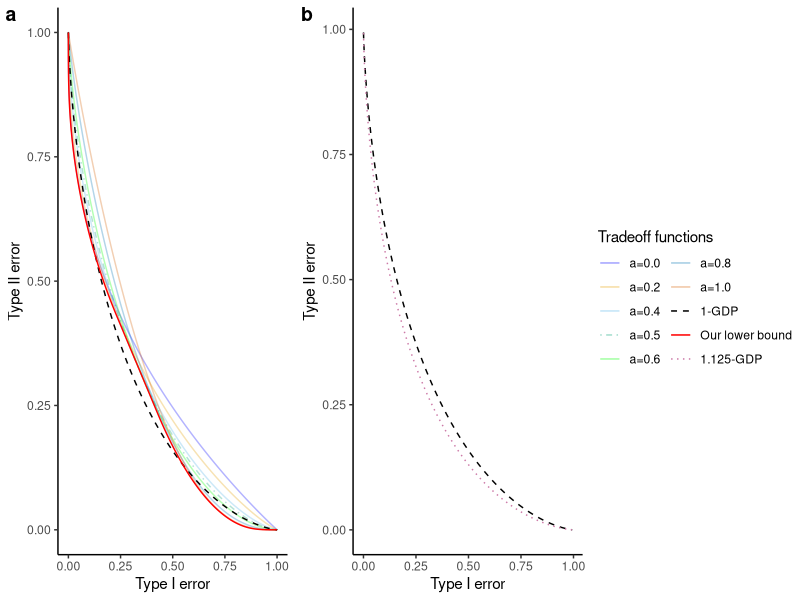
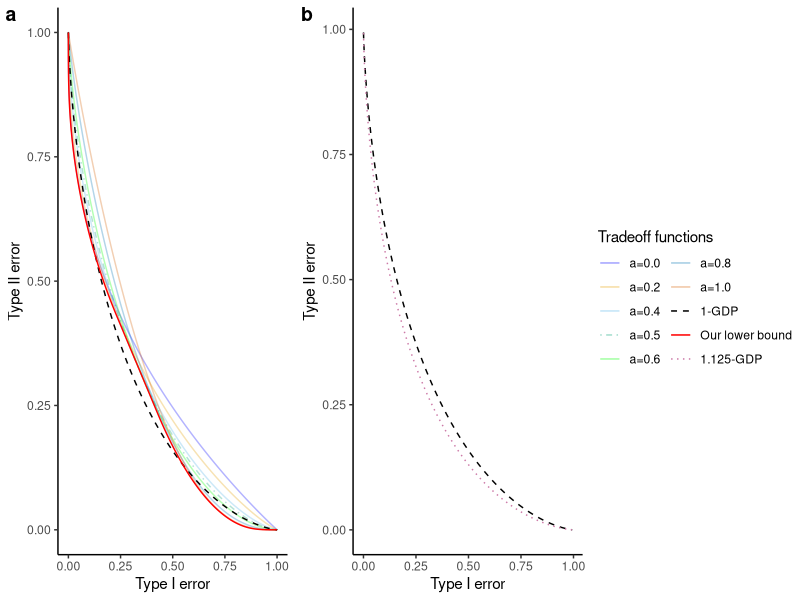

The R source for these figures, in order:
library(rmutil)
library(ggplot2)
mu=1

N=100
k = seq(0,N)
p = dbinom(k,size=N,prob=1/N)

T = seq(-50,50, length=10001)

 
plot_width = 3
plot_height = 2.5
alpha_val = 0.6
line_type_val = 1

# 0 vs 1
shift = 0
typeI = function(t){
  k=seq(0,N)
  error=p[1:(N+1)]%*%(1-pnorm(t+k*mu*(shift)))
  return(error)
}
typeII = function(t){
  k=seq(0,N)
  error = p[1:(N+1)]%*%pnorm(t-k*mu*(1-shift))
  return(error)
}
Ivec1 = sapply(T,typeI)
IIvec1 = sapply(T,typeII)

mix_delta.df <- data.frame(Ivec1, IIvec1, line_type=1, alpha_val=alpha_val, data_pair=rep('0', length(IIvec1)))


# -0.2
shift = 0.2
typeI = function(t){
  k=seq(0,N)
  error=p[1:(N+1)]%*%(1-pnorm(t+k*mu*(shift)))
  return(error)
}
typeII = function(t){
  k=seq(0,N)
  error = p[1:(N+1)]%*%pnorm(t-k*mu*(1-shift))
  return(error)
}
Ivec2 = sapply(T,typeI)
IIvec2 = sapply(T,typeII)

mix_delta_new.df <- data.frame(Ivec1=Ivec2, IIvec1=IIvec2, line_type=line_type_val, alpha_val=alpha_val, data_pair=rep('1', length(IIvec1)))
mix_delta.df <- rbind(mix_delta.df, mix_delta_new.df)

# -0.4
shift = 0.4
typeI = function(t){
  k=seq(0,N)
  error=p[1:(N+1)]%*%(1-pnorm(t+k*mu*(shift)))
  return(error)
}
typeII = function(t){
  k=seq(0,N)
  error = p[1:(N+1)]%*%pnorm(t-k*mu*(1-shift))
  return(error)
}
Ivec2 = sapply(T,typeI)
IIvec2 = sapply(T,typeII)
mix_delta_new.df <- data.frame(Ivec1=Ivec2, IIvec1=IIvec2, line_type=line_type_val, alpha_val=rep(alpha_val, length(IIvec1)), data_pair=rep('2', length(IIvec1)))
mix_delta.df <- rbind(mix_delta.df, mix_delta_new.df)

# -0.4
shift = 0.5
typeI = function(t){
  k=seq(0,N)
  error=p[1:(N+1)]%*%(1-pnorm(t+k*mu*(shift)))
  return(error)
}
typeII = function(t){
  k=seq(0,N)
  error = p[1:(N+1)]%*%pnorm(t-k*mu*(1-shift))
  return(error)
}
Ivec2 = sapply(T,typeI)
IIvec2 = sapply(T,typeII)
mix_delta_new.df <- data.frame(Ivec1=Ivec2, IIvec1=IIvec2, line_type=4, alpha_val=rep(alpha_val, length(IIvec1)), data_pair=rep('3', length(IIvec1)))
mix_delta.df <- rbind(mix_delta.df, mix_delta_new.df)

# -0.6
shift = 0.6
typeI = function(t){
  k=seq(0,N)
  error=p[1:(N+1)]%*%(1-pnorm(t+k*mu*(shift)))
  return(error)
}
typeII = function(t){
  k=seq(0,N)
  error = p[1:(N+1)]%*%pnorm(t-k*mu*(1-shift))
  return(error)
}
Ivec2 = sapply(T,typeI)
IIvec2 = sapply(T,typeII)
mix_delta_new.df <- data.frame(Ivec1=Ivec2, IIvec1=IIvec2, line_type=line_type_val, alpha_val=rep(alpha_val, length(IIvec1)), data_pair=rep('4', length(IIvec1)))
mix_delta.df <- rbind(mix_delta.df, mix_delta_new.df)


# -0.8
shift = 0.8
typeI = function(t){
  k=seq(0,N)
  error=p[1:(N+1)]%*%(1-pnorm(t+k*mu*(shift)))
  return(error)
}
typeII = function(t){
  k=seq(0,N)
  error = p[1:(N+1)]%*%pnorm(t-k*mu*(1-shift))
  return(error)
}
Ivec2 = sapply(T,typeI)
IIvec2 = sapply(T,typeII)
mix_delta_new.df <- data.frame(Ivec1=Ivec2, IIvec1=IIvec2, line_type=line_type_val, alpha_val=rep(alpha_val, length(IIvec1)), data_pair=rep('5', length(IIvec1)))
mix_delta.df <- rbind(mix_delta.df, mix_delta_new.df)


# -1
shift = 1.0
typeI = function(t){
  k=seq(0,N)
  error=p[1:(N+1)]%*%(1-pnorm(t+k*mu*(shift)))
  return(error)
}
typeII = function(t){
  k=seq(0,N)
  error = p[1:(N+1)]%*%pnorm(t-k*mu*(1-shift))
  return(error)
}
Ivec2 = sapply(T,typeI)
IIvec2 = sapply(T,typeII)
mix_delta_new.df <- data.frame(Ivec1=Ivec2, IIvec1=IIvec2, line_type=line_type_val, alpha_val=rep(alpha_val, length(IIvec1)), data_pair=rep('6', length(IIvec1)))
mix_delta.df <- rbind(mix_delta.df, mix_delta_new.df)


# -1
shift = 1.0
typeI = function(t){
  k=seq(0,N)
  error=(1-pnorm(t+1*mu*(shift)))
  return(error)
}
typeII = function(t){
  k=seq(0,N)
  error = pnorm(t-1*mu*(1-shift))
  return(error)
}
Ivec2 = sapply(T,typeI)
IIvec2 = sapply(T,typeII)
mix_delta_new.df <- data.frame(Ivec1=Ivec2, IIvec1=IIvec2, line_type=2, alpha_val=rep(1, length(IIvec1)), data_pair=rep('7', length(IIvec1)))
mix_delta_gdp1.df <- rbind(mix_delta.df, mix_delta_new.df)



total_len <- 10001
half_len <- as.integer(total_len/2)
x_seq2 <- seq(-50,50,length=total_len)
mu_i <- 1
typeI_lowerbound <- 0 * x_seq2
typeII_lowerbound <- 0 * x_seq2
for (mu_i in seq(100)){
  typeI_lowerbound = typeI_lowerbound + (1-pnorm(x_seq2/2/mu_i+mu_i/2, mean=0)) * dbinom(mu_i,100,1/100)
  typeII_lowerbound = typeII_lowerbound + (pnorm(x_seq2/2/mu_i-mu_i/2, mean=0)) * dbinom(mu_i,100,1/100)
}
dbinom0 <- dbinom(0,100,1/100)
typeI_lowerbound <- typeI_lowerbound / (1-dbinom0)
typeII_lowerbound <- typeII_lowerbound / (1-dbinom0)
typeI_lowerbound[1:(half_len)] <- (1-dbinom0)*typeI_lowerbound[1:(half_len)] + 
  dbinom0 * (1-typeII_lowerbound[1:(half_len)])
typeII_lowerbound[(half_len+2):total_len] <- (1-dbinom0)*typeII_lowerbound[(half_len+2):total_len] + dbinom0 * (1-typeI_lowerbound[(half_len+2):total_len])
typeI_lowerbound <- c(0,typeI_lowerbound[1:(half_len)], typeI_lowerbound[(half_len+2):total_len])
typeII_lowerbound <- c(1,typeII_lowerbound[1:(half_len)], typeII_lowerbound[(half_len+2):total_len])

mix_delta_new.df <- data.frame(Ivec1=typeI_lowerbound, IIvec1=typeII_lowerbound, 
                               line_type=1,
                               alpha_val=rep(1, (total_len)), 
                               data_pair=rep('8', (total_len)))
mix_delta_lowerbound.df <- rbind(mix_delta_gdp1.df, mix_delta_new.df)

mix_delta_new2.df <- data.frame(Ivec1=c(1,1), IIvec1=c(1,1),
                                line_type=1,
                                alpha_val=rep(0, (2)),
                                data_pair=rep('9', (2)))
mix_delta_lowerbound.df <- rbind(mix_delta_gdp1.df, mix_delta_new.df, mix_delta_new2.df)


# The palette with black:
cbPalette <- c("#0000FF", "#E69F00", "#56B4E9", "#009E73", "#00FF00", "#0072B2", "#D55E00", "#000000", "#FF0000", "#CC79A7")
# cbPalette <- c("#AC8254", "#5AA800", "#0098E9", "#F29318", "#00FF00", "#0000FF", "#FF0000", "#000000")

alpha_val2 <- 0.36
override.alpha <- c(alpha_val2, alpha_val2, alpha_val2, alpha_val2, alpha_val2, alpha_val2, alpha_val2, 1, 1, 1)
override.linetype <- c(line_type_val,line_type_val,line_type_val,4,line_type_val,line_type_val,line_type_val,2,1,3)
p1 <- ggplot() + xlim(0,1) + xlab("Type I error")+ ylab("Type II error") +
  geom_line(data=mix_delta_lowerbound.df, aes(x=Ivec1, y=IIvec1, linetype=(line_type), alpha=factor(alpha_val), color=data_pair)) +
  scale_linetype_identity() +
  theme_classic() + scale_colour_manual(values=cbPalette, labels = c("0" = "a=0.0",
                                                                     "1" = "a=0.2",
                                                                     "2" = "a=0.4",
                                                                     "3" = "a=0.5",
                                                                     "4" = "a=0.6",
                                                                     "5" = "a=0.8",
                                                                     "6" = "a=1.0",
                                                                     "7" = "1-GDP",
                                                                     "8" = "Our lower bound",
                                                                     "9" = "1.125-GDP")) +
  scale_alpha_manual(values = c(0, 0.3, 1)) +
  theme(
    legend.position="right",
    legend.background = element_rect(fill='transparent'),
    panel.background = element_rect(fill='transparent'), #transparent panel bg
    plot.background = element_rect(fill='transparent', color=NA), #transparent plot bg
  ) + 
  guides(color=guide_legend(title="Tradeoff functions", ncol=2, bycol=TRUE,
                            override.aes = list(alpha = override.alpha, linetype = override.linetype)), 
         linetype="none", alpha="none") 








total_len <- 1000


x_seq <- seq(-3,3,length=total_len)
typeI_seq <- pnorm(-x_seq, mean=0.5)
typeII_seq <- pnorm(x_seq, mean=0.5)
typeI_seq2 <- pnorm(-x_seq, mean=0.5625)
typeII_seq2 <- pnorm(x_seq, mean=0.5625)
tradeoff.df <- data.frame(typeI_seq=c(typeI_seq, typeI_seq2), 
                          typeII_seq=c(typeII_seq, typeII_seq2),
                          privacy=rep(c("1-GDP", "1.125-GDP"), each=length(typeI_seq)),
                          lt=rep(c(2,3), each=length(typeI_seq)))
override.alpha <- c(1,1)
override.linetype <- c(2,3)
p2 <- ggplot(data=tradeoff.df, aes(x=typeI_seq, y=typeII_seq, group=privacy, color=privacy)) + 
  geom_line(aes(linetype=lt)) +
  scale_linetype_identity() +
  scale_color_manual(values=c("#000000", "#CC79A7")) +
  theme_classic() + theme(legend.position="right", panel.background = element_rect(fill='transparent'),
                          legend.background = element_rect(fill='transparent'),
                          plot.background = element_rect(fill='transparent', color=NA)) + 
  xlab('Type I error') + ylab('Type II error') + 
  guides(color=guide_legend(title="Tradeoff\nfunctions", ncol=1, 
                            override.aes = list(alpha = override.alpha, linetype = override.linetype)), 
         linetype="none", alpha="none") 





library(ggpubr)
ggarrange(p1, p2, widths = c(1,1), ncol=2, nrow=1, common.legend = TRUE, legend="right", labels="auto")
figure_width <- 7.5
figure_height <- 2.3
ggsave(paste("Figure3.pdf", sep=""), width=figure_width, height=figure_height)
